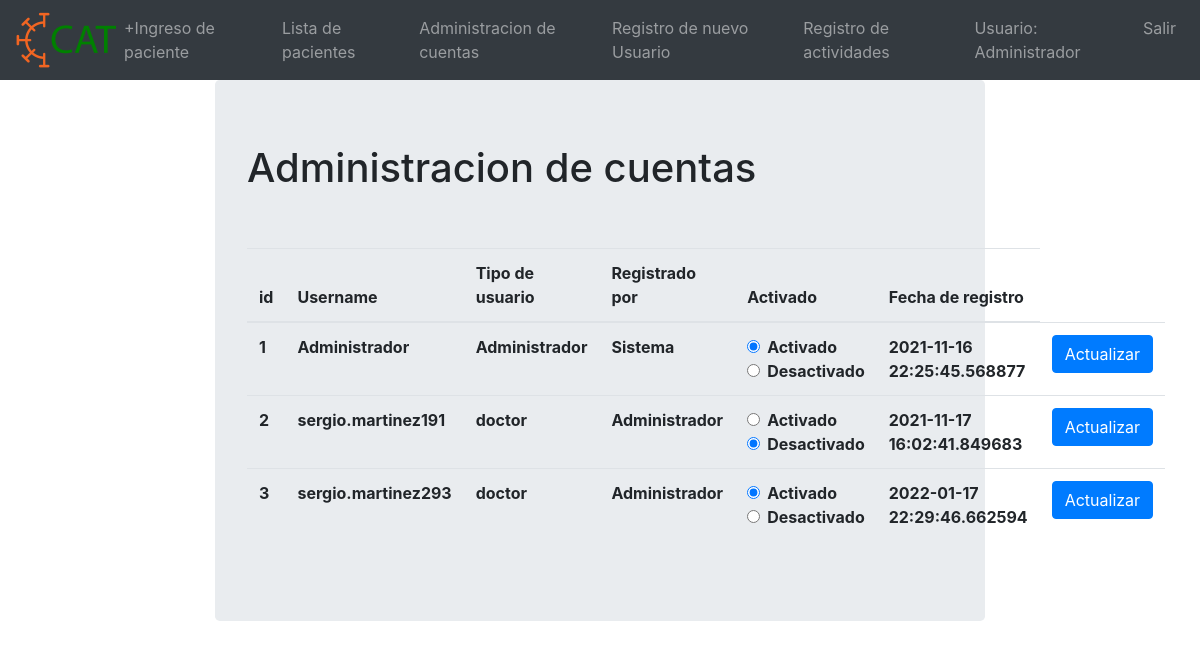
/manage_accounts (signed in), run on the app's committed database.
### main.py (models this page shows)
class User(db.Model, UserMixin):
    id = db.Column(db.Integer, primary_key=True)
    username = db.Column(db.String(20),nullable=False,unique=True)
    user_names = db.Column(db.String(20),nullable=False,unique=False)
    user_first_lastname=db.Column(db.String(20),nullable=False,unique=False)
    user_second_lastname=db.Column(db.String(20),nullable=True,unique=False)
    password = db.Column(db.String(80),nullable=False)
    set_new_password = db.Column(db.Boolean(),nullable=False)
    user_type = db.Column(db.String(20),nullable=False)
    user_cedula = db.Column(db.String(20),nullable=True)
    active_user = db.Column(db.Boolean(),nullable=False)
    created_by = db.Column(db.String(80),nullable=False)
    register_date = db.Column(db.DateTime, default=datetime.datetime.utcnow)

### main.py (the view, shortened to what this page needs)
@app.route('/manage_accounts',methods=['GET','POST'])
@login_required
def manage_accounts():
    users = User.query.all()
    return render_template('manage_accounts.html',users=users)

### main.py (called while the page is built)
@login_manager.user_loader
def load_user(user_id):
    return User.query.get(int(user_id))

### templates/manage_accounts.html (shortened to what this page needs)
{% extends "base.html" %}
{% block content %}
    <div class="col-2"></div>
    <div class="col-8">
    <div class="jumbotron">
<h1>Administracion de cuentas</h1>
<table class="table">
    <thead>
        <tr>
            <th scope="col">id </th>
            <th scope="col">Username </th>
            <th scope="col">Tipo de usuario</th>
            <th scope="col">Registrado por </th>
            <th scope="col">Activado</th>
            <th scope="col">Fecha de registro</th>
        </tr>
    </thead>
    <tbody>
        {%for user in users%}
            <tr>
                <th> {{user.id}} </th>
                <th> {{user.username}}</th>
                <th> {{user.user_type}}</th>
                <th> {{user.created_by}}</th>
                <th>
                <form method="POST">
                <div class="form-check">
                    <input class="form-check-input" type="radio" name="user_activated" id="gridRadios1" value="true"
                                                                                               {%if user.active_user == true%}
                    checked=true
                                                                                               {%else%}
                                                                                               {%endif%}
                    >
                 <label class="form-check-label" for="gridRadios1">
                 Activado
                 </label>
                </div>
                <div class="form-check">
                    <input class="form-check-input" type="radio" name="user_activated" id="gridRadios2" value="false"
                    {%if user.active_user == true%}
                                                                                               {%else%}
                                                                                               checked=true
                                                                                               {%endif%}
                    >
                <label class="form-check-label" for="gridRadios2">
                Desactivado
                </label>
                </div>
            </div>
                <th> {{user.register_date}} </th>
                <th> <button type="sbumit" class="btn btn-primary"> Actualizar</button> </th>
        {%endfor%}
            <br>
            <br>
        </div>
{%endblock%}

### templates/base.html (shortened to what this page needs)
<!DOCTYPE html>
<html lang='es'>
    <head>
        <link rel="stylesheet" href="static/css/bootstrap.min.css">
        <link rel="stylesheet" href="static/css/master.css">
    </head>
    <body>
<nav class="navbar navbar-expand-lg navbar-dark bg-dark">
    <a href="dashboard">
    <img class="logo" src="static/images/cat.png">
    <a>
  <div class="collapse navbar-collapse" id="navbarNavDropdown">
    <ul class="navbar-nav">
      <li class="nav-item">
        <a class="nav-link" href="ingreso_paciente">+Ingreso de paciente</a>
      </li>
      <li class="nav-item">
        <a class="nav-link" href="patients">Lista de pacientes</a>
      </li>
    </ul>
    <ul class="navbar-nav ml-auto">
    <li class="nav-item">
      {% if current_user.type == "Personal administrativo" or current_user.username == "Administrador" %}
      <li class="nav-item">
          <a class="nav-link" href="manage_accounts">Administracion de cuentas</a>
      </li>
      <li class="nav-item">
          <a class="nav-link" href="register">Registro de nuevo Usuario</a>
      </li>
      <li class="nav-item">
          <a class="nav-link" href="log">Registro de actividades</a>
      </li>
      {%endif%}
      {%if current_user.is_authenticated%}
      <li class="nav-item">
          <a class="nav-link">Usuario: {{ current_user.username }}</a>
      </li>
     <li class="nav-item">
          <a class="nav-link" href="logout" >Salir</a>
      </li>
      {% else %}
      <li class="nav-item">
          <a class="nav-link" href="login">Login</a>
      </li>
      {% endif %}
      </ul>
  </div>
</nav>
<div class="container-fluid">
   <div class="row">
    {% block content%}{%endblock%}
</body>
<html>

### data on the page
User: username "Administrador", id "1", user_type "Administrador", created_by "Sistema", active_user "☑ Activado", active_user "☐ Desactivado", register_date "2021-11-16 22:25:45.568877"
User: id "2", username "sergio.martinez191", user_type "doctor", created_by "Administrador", active_user "☑", register_date "2021-11-17 16:02:41.849683"
User: id "3", username "sergio.martinez293", user_type "doctor", created_by "Administrador", active_user "☑", register_date "2022-01-17 22:29:46.662594"
